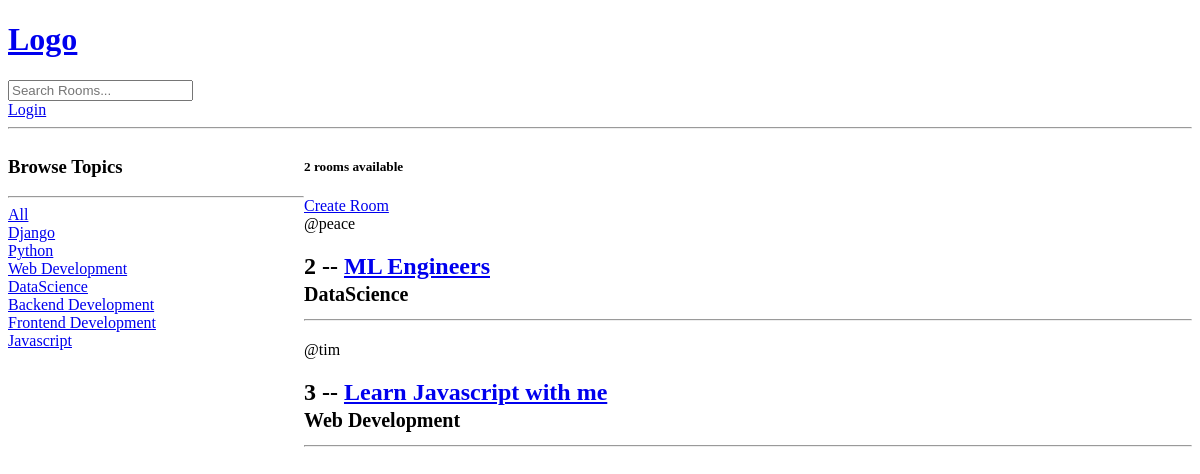
The app's page /, older data.
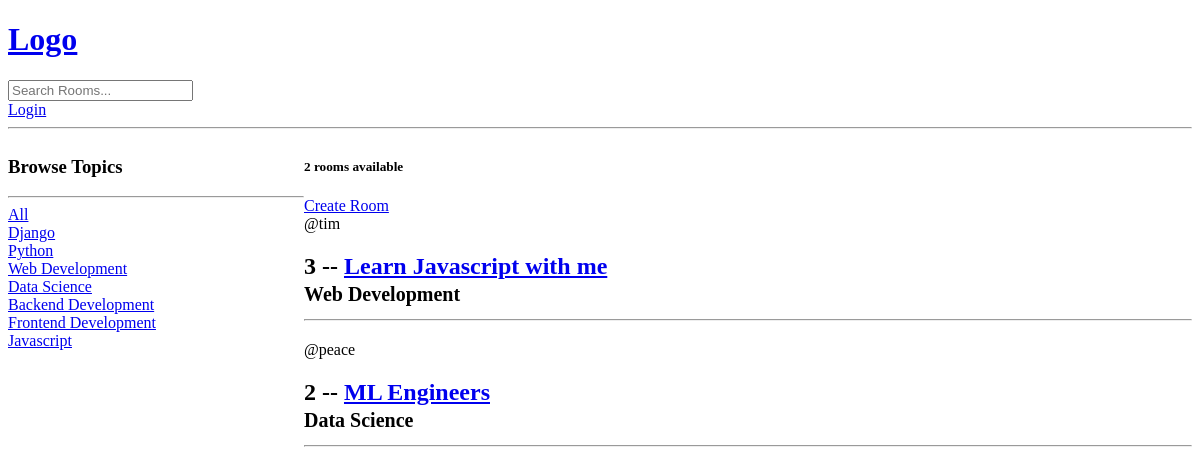
The same page, newer data.
### base/models.py (models this page shows, shortened)
class Topic(models.Model):
    name=models.CharField(max_length=200)

class Room(models.Model):
    host=models.ForeignKey(User, on_delete=models.SET_NULL, null=True)
    topic=models.ForeignKey(Topic, on_delete=models.SET_NULL, null=True)
    name = models.CharField(max_length=200)
    description=models.TextField(null=True, blank=True) #null for db & blank for form
    updated=models.DateTimeField(auto_now=True)
    created=models.DateTimeField(auto_now_add=True)
    class Meta:
        ordering = ['-updated', '-created']

### base/views.py (the view)
# urls.py: path("", views.home, name="home"),
def home(req):
    q = req.GET.get('q') if req.GET.get('q') != None else ''
    rooms = Room.objects.filter(
        Q(topic__name__icontains=q) |
        Q(name__icontains=q) |
        Q(host__username__icontains=q) |
        Q(description__icontains=q)
    )
    topics = Topic.objects.all()
    room_count=rooms.count()
    context = {"rooms": rooms, "topics": topics, "room_count":room_count}
    return render(req, 'base/home.html', context)

### base/templates/base/home.html (shortened to what this page needs)
{% extends 'main.html' %}
{% block content %}
<div class="home-container">
  <div>
    <h3>Browse Topics</h3>
    <hr>
    <div>
      <a href="{% url 'home' %}">All</a>
    </div>
    {% for topic in topics %}
    <div>
    <a href="{% url 'home' %}?q={{topic.name}}">{{topic.name}}</a>
    </div>
    {%endfor%}
  </div>
  <div>
    <h5>{{room_count}} rooms available</h5>
    <a href="{% url 'createRoom' %}">Create Room</a>
    {% for room in rooms %}
    <div>
      <span>@{{room.host.username}}</span>
      <h2>{{room.id}} -- <a href="{% url 'room' room.id %}">{{room.name}}</a></br>
        <small>{{room.topic.name}}</small>
        <hr>
    </div>
    {% endfor %}
  </div>
</div>
{% endblock content %}

### templates/main.html (shortened to what this page needs)
<!DOCTYPE html>
<html lang="en">
  <head>
  </head>
  <body>
    {% include 'navbar.html' %}  {% block content %} {% endblock content %}
  </body>
</html>

### templates/navbar.html
<a href="/">
    <h1>Logo</h1>
</a>
<form method='GET' action="{% url 'home' %}">
    <input type="text" name="q" placeholder="Search Rooms..."/>
</form>
{% if request.user.is_authenticated%}
<p>Hello {{request.user}}</p>
<a href="{%url 'logout'%}">Logout</a>
{%else%}
<a href="{%url 'login'%}">Login</a>
{%endif%}
<hr>

### base/templates/base/home.html (style rules this page uses)
.home-container { display: grid; grid-template-columns: 1fr 3fr }

Row changes from the older to the newer data that the page shows:
changed Topic: name "DataScience" → "Data Science"
changed Room "Learn Javascript with me": moves up the list
changed Room "ML Engineers": topic.name "DataScience" → "Data Science"
